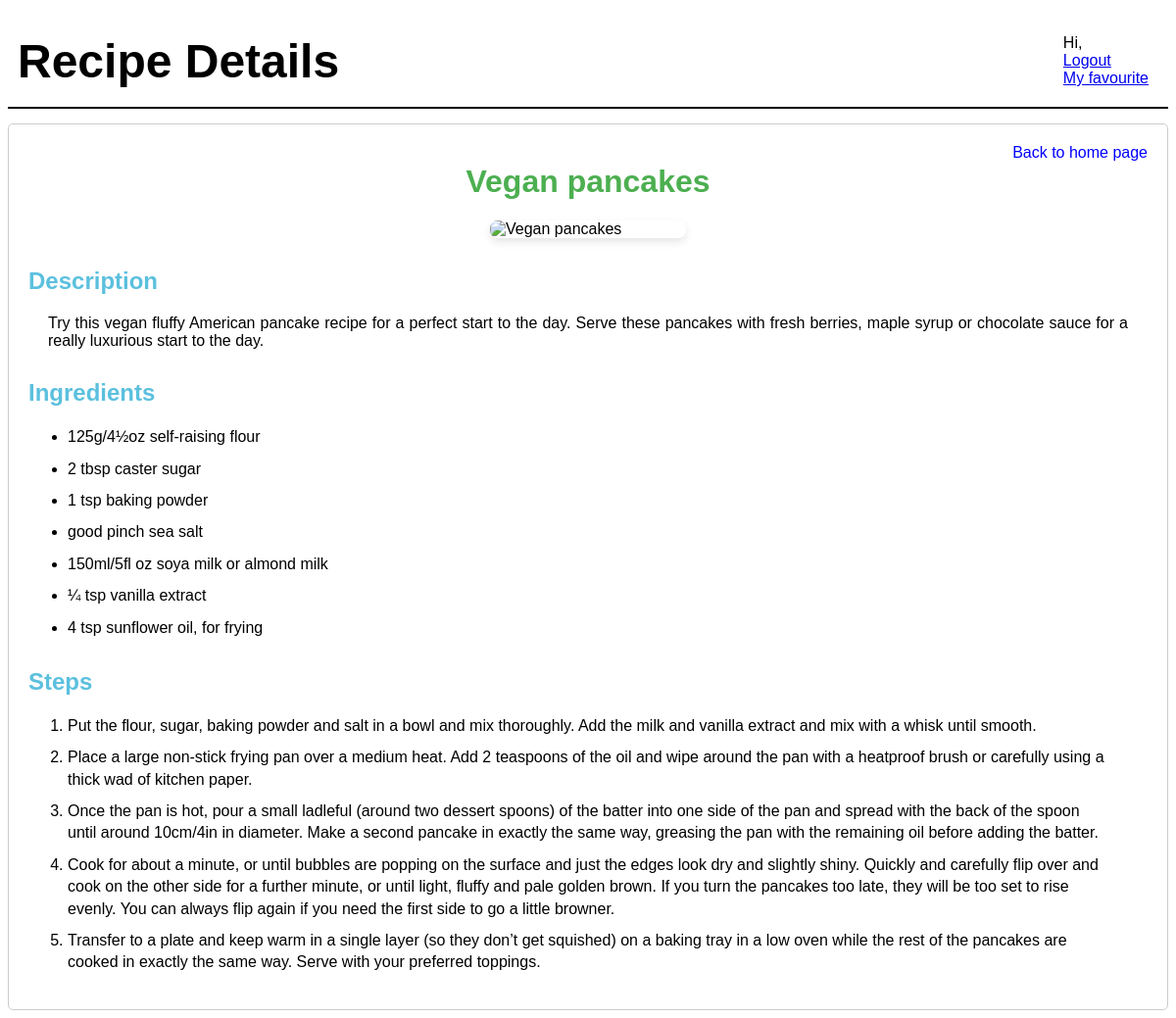
Page /recipe page.php?id=2 (signed in) on the committed database.
### tables this page shows
CREATE TABLE `recipes` (
  `recipesid` int(11) NOT NULL,
  `name` varchar(255) NOT NULL,
  `description` text NOT NULL,
  `rating` int(11) NOT NULL,
  `cuisine` varchar(50) NOT NULL,
  `cookingtime` varchar(25) NOT NULL,
  `img` longblob NOT NULL
);

CREATE TABLE `ingredients` (
  `ingredientsid` int(11) NOT NULL,
  `recipe_id` int(11) DEFAULT NULL,
  `ingredient` varchar(255) DEFAULT NULL
);

CREATE TABLE `steps` (
  `stepsid` int(11) NOT NULL,
  `recipe_id` int(11) DEFAULT NULL,
  `step` text DEFAULT NULL,
  `time` int(11) DEFAULT NULL
);

### recipe page.php (the view, shortened to what this page needs)
<?php
require_once 'conn.php';
$recipe_id = isset($_GET['id']) ? intval($_GET['id']) :1;
$recipe_sql = "SELECT * FROM recipes WHERE recipesid = $recipe_id";
$recipe_result = $conn->query($recipe_sql);
$recipe = $recipe_result->fetch_assoc();
$ingredients_sql = "SELECT * FROM ingredients WHERE recipe_id = $recipe_id";
$ingredients_result = $conn->query($ingredients_sql);
$steps_sql = "SELECT * FROM steps WHERE recipe_id = $recipe_id";
$steps_result = $conn->query($steps_sql);
?>
<!DOCTYPE html>
<html lang="en">
<head>
    <link rel="stylesheet" href="styles.css">
</head>
<body>
    <div class="header">
        <h1>Recipe Details</h1>
        <p class="welcome">Hi, <?php echo $_SESSION['username']; ?><br>
        <a href="logout.php" class="logout" onclick="confirmLogout()">Logout</a><br>
        <a href="favouritepage.php">My favourite</a></p>
    </div>
    <div class= recipecontainer>
        <a href="homepage.php" class="back-link">Back to home page</a>
        <h1><?php echo htmlspecialchars($recipe['name']); ?></h1>
        <img src="<?php echo htmlspecialchars($recipe['img']); ?>" alt="<?php echo htmlspecialchars($recipe['name']); ?>">
        <h2>Description</h2>
        <p><?php echo htmlspecialchars($recipe['description']); ?></p>
        <h2>Ingredients</h2>
        <ul>
            <?php while($ingredient = $ingredients_result->fetch_assoc()): ?>
                <li><?php echo htmlspecialchars($ingredient['ingredient']); ?></li>
            <?php endwhile; ?>
        </ul>
        <h2>Steps</h2>
            <ol>
                <?php while($step = $steps_result->fetch_assoc()): ?>
                    <li><?php echo htmlspecialchars($step['step']); ?></li>
                <?php endwhile; ?>
        </ol>
    </div>
</body>
</html>

### styles.css (style rules this page uses)
body { font-family: Arial, sans-serif; }
.recipecontainer { padding: 20px; border: 1px solid #ccc; border-radius: 5px; position: relative; }
.recipecontainer h1 { color: #4CAF50; text-align: center; margin-top: 20px; }
.recipecontainer h2 { color: #5bc0de; margin-top: 30px; text-align: left; }
.recipecontainer img { display: block; margin: 0 auto; max-width: 200px; border-radius: 8px; box-shadow: 0 4px 8px rgba(0,0,0,0.1); }
.recipecontainer p { padding: 0 20px; text-align: justify; }
.recipecontainer ul, ol { padding: 0 40px; }
.recipecontainer ul { list-style-type: disc; }
.recipecontainer ol { list-style-type: decimal; }
.recipecontainer li { margin: 10px 0; line-height: 1.4; }
.back-link { position:absolute; top:20px; right: 20px; color: blue; text-decoration: none; }
.header { display: flex; justify-content: space-between; align-items: center; margin: 15px 0; padding: 10px; border-bottom: 2px solid black; font-family: Arial, sans-serif; }
.header h1 { margin: 0; font-size: 300%; }
.header p { margin:10px; }

### rows in the picture
recipes: name "Vegan pancakes", description "Try this vegan fluffy American pancake recipe for a perfect start to the day. Serve these pancakes with fresh berries, maple syrup or chocolate sauce for a really luxurious start to the day."
ingredients: ingredient "125g/4½oz self-raising flour"
ingredients: ingredient "2 tbsp caster sugar"
ingredients: ingredient "1 tsp baking powder"
ingredients: ingredient "good pinch sea salt"
ingredients: ingredient "150ml/5fl oz soya milk or almond milk"
ingredients: ingredient "¼ tsp vanilla extract"
ingredients: ingredient "4 tsp sunflower oil, for frying"
steps: step "Put the flour, sugar, baking powder and salt in a bowl and mix thoroughly. Add the milk and vanilla extract and mix with a whisk until smooth."
steps: step "Place a large non-stick frying pan over a medium heat. Add 2 teaspoons of the oil and wipe around the pan with a heatproof brush or carefully using a thick wad of kitchen paper."
steps: step "Once the pan is hot, pour a small ladleful (around two dessert spoons) of the batter into one side of the pan and spread with the back of the spoon until around 10cm/4in in diameter. Make a second pancake in exactly the same way, greasing the pan with the remaining oil before adding the batter."
steps: step "Cook for about a minute, or until bubbles are popping on the surface and just the edges look dry and slightly shiny. Quickly and carefully flip over and cook on the other side for a further minute, or until light, fluffy and pale golden brown. If you turn the pancakes too late, they will be too set to rise evenly. You can always flip again if you need the first side to go a little browner."
steps: step "Transfer to a plate and keep warm in a single layer (so they don’t get squished) on a baking tray in a low oven while the rest of the pancakes are cooked in exactly the same way. Serve with your preferred toppings."
